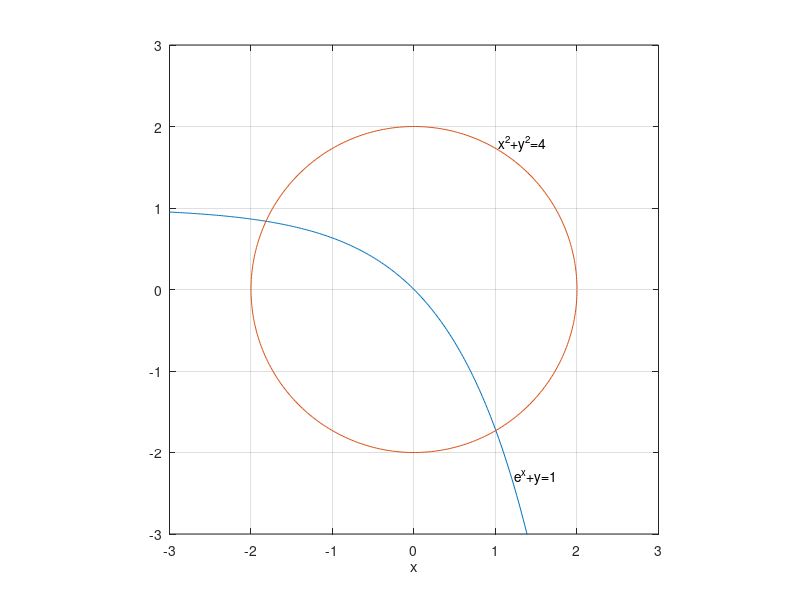

MATLAB code to generate this figure:
theta=0:.02:2*pi;
r = 2*ones(1, length(theta));
x=-3:.02:1.5;
y=1- exp(x);
plot(x,y,'-'),grid
axis([-3 3 -3  3]);
axis('square');
xlabel('x')
text(1,1.8,' x^2+y^2=4')
text(1.2,-2.3,' e^x+y=1')
hold;
polar(theta, r)
hold off
